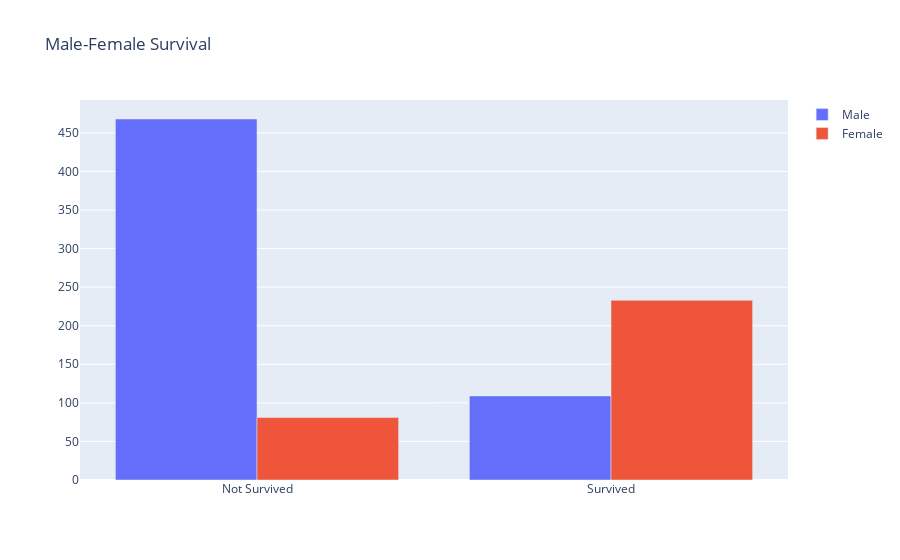

Notebook source saved alongside this figure:
### Code cell
# Now to plot is side by side
# we need 'traces'
# We will define new Figure, add trace for Male and Female

def add_trace(fig,trace_name,x_data,y_data):
    fig.add_trace(go.Bar(
        x = x_data,
        y = y_data,
        name = trace_name,
    ))

fig = go.Figure()


add_trace(
    fig,trace_name="Male",
    x_data=t.loc['male'].index.to_list(),
    y_data=t.loc['male'].to_list()
)

add_trace( 
    fig,trace_name="Female",
    x_data=t.loc['female'].index.to_list(),
    y_data=t.loc['female'].to_list()
)

fig.update_layout(title_text="Male-Female Survival")


fig.show()

### Figure 1 — Plotly figure (JSON) as saved in the notebook; plotly's stock layout.template omitted (floating-point values rounded to 4 significant figures)
{"data": [{"name": "Male", "type": "bar", "x": ["Not Survived", "Survived"], "y": [468, 109]}, {"name": "Female", "type": "bar", "x": ["Not Survived", "Survived"], "y": [81, 233]}], "layout": {"title": {"text": "Male-Female Survival"}}}
